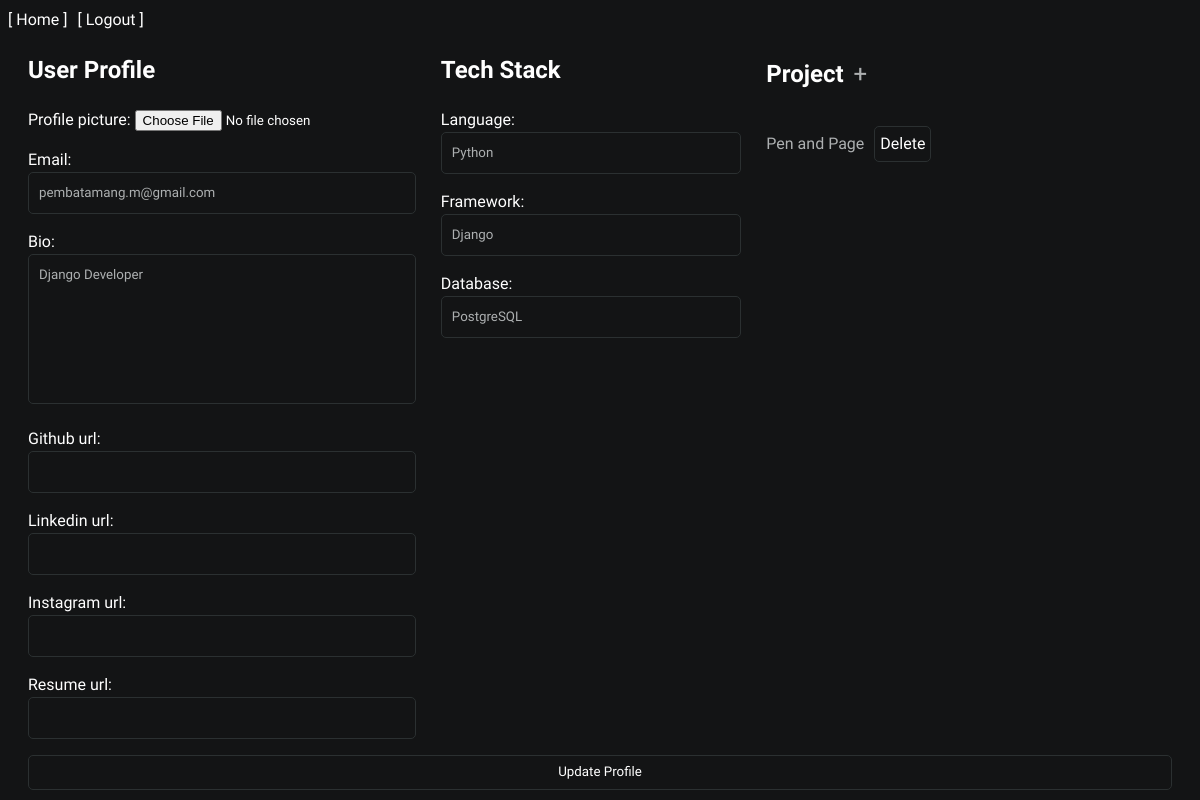
The app's page /update-showcase (signed in), older data.
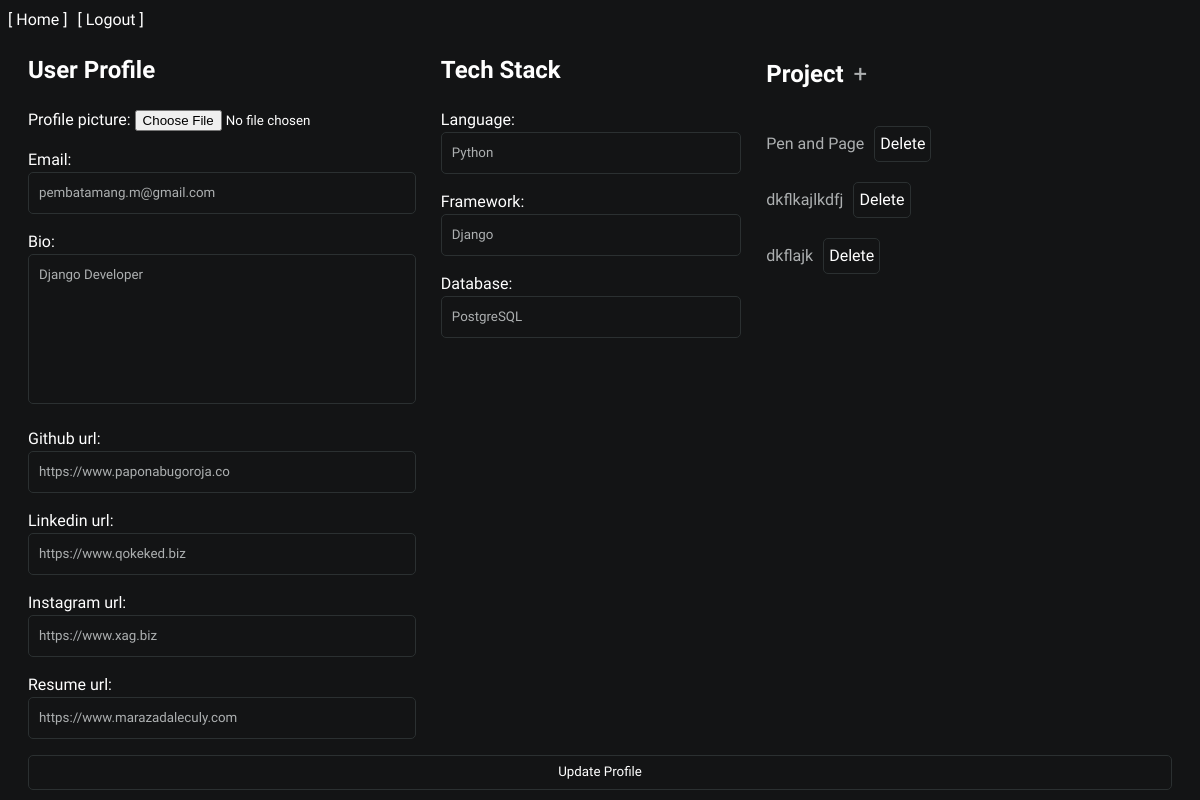
The same page, newer data.
### base/models.py (models this page shows, shortened)
class UserProfile(models.Model):
    user = models.OneToOneField(User, on_delete=models.CASCADE)
    profile_picture = models.ImageField(upload_to='showcase/profile_pic', blank=True, null=True)
    email = models.CharField(max_length=255)
    bio = models.CharField(max_length=255)
    github_url = models.URLField(max_length=255, null=True, blank= False)
    linkedin_url = models.URLField(max_length=255, null=True, blank= False)
    instagram_url = models.URLField(max_length=255, null=True, blank= False)
    resume_url = models.URLField(max_length=255, null=True, blank= False)

class Project(models.Model):
    project_title = models.CharField(max_length=255)
    project_description = models.CharField(max_length=255)
    project_livedemo = models.CharField(max_length=255)
    project_github_url = models.URLField(max_length=255, null=True, blank= False)
    user = models.ForeignKey(UserProfile, on_delete=models.CASCADE)
    project_img1 = models.ImageField(upload_to='showcase/projectimg', null=True, blank=False)
    project_img2 = models.ImageField(upload_to='showcase/projectimg', null=True, blank=False)

### base/views.py (the view, shortened to what this page needs)
# urls.py: path('update-showcase', update_showcase, name = "update_showcase"),
def update_showcase(request):
    if not request.user.is_authenticated:
        return render(request, '404.html')
    username = request.user.username
    user_profile = get_object_or_404(UserProfile, user__username=username)
    projects = Project.objects.filter(user=user_profile)
    techstack = TechStack.objects.filter(user=user_profile).first()
    userprofile_form = UserProfileForm(request.POST or None, request.FILES or None, instance=user_profile)
    if not techstack:
        techstack = TechStack(user=user_profile)
    techstack_form = TechStackForm(request.POST or None, instance=techstack)
    project_forms = [ProjectForm(request.POST or None, request.FILES or None, prefix=str(project.id), instance=project) for project in projects]
    return render(request, 'update_showcase.html', {
        'userprofile_form': userprofile_form,
        'techstack_form': techstack_form,
        'project_forms': project_forms,
    })

### base/forms.py
class UserProfileForm(forms.ModelForm):
    class Meta:
        model = UserProfile
        fields = '__all__'
        exclude = ['user']
        profile_picture = forms.ImageField(widget=forms.ClearableFileInput(attrs={'class': 'input-style'}))
        widgets = {
            'email': forms.EmailInput(attrs={'class': 'input-style'}),
            'bio': forms.Textarea(attrs={'class': 'textarea-style'}),
            'github_url': forms.URLInput(attrs={'class': 'input-style'}),
            'linkedin_url': forms.URLInput(attrs={'class': 'input-style'}),
            'instagram_url': forms.URLInput(attrs={'class': 'input-style'}),
            'resume_url': forms.URLInput(attrs={'class': 'input-style'}),
        }

class TechStackForm(forms.ModelForm):
    class Meta:
        model = TechStack
        exclude = ['user']
        widgets = {
            'language': forms.TextInput(attrs={'class': 'input-style'}),
            'framework': forms.TextInput(attrs={'class': 'input-style'}),
            'database': forms.TextInput(attrs={'class': 'input-style'}),
        }

### base/templates/update_showcase.html (shortened to what this page needs)
{% extends 'base.html' %}
{% block content %}
<div class="navigate">
  <div class="goto">
    <a href="{% url 'home' %}">[ Home ]</a>
  </div>
  <div class="goto">
    <a href="{% url 'logout' %}">[ Logout ]</a>
  </div>
</div>
<form method="post" enctype="multipart/form-data">
  <div class="form-box">
    <div class="user_profile">
      <h2>User Profile</h2>
      {{ userprofile_form.as_p }}
    </div>
    <div class="tech_stack">
      <h2>Tech Stack</h2>
      {{ techstack_form.as_p }}
    </div>
    <div class="project">
      <div class="title-and-new" style="display: flex; align-items: center;">
        <h2 style="margin-right: 10px;">Project</h2>
        <a href="{% url 'new' %}">
          <p id="add-project-btn" style="font-size: 24px; cursor: pointer;">+</p>
        </a>
      </div>
      {% for project_form in project_forms %}
      <div class="project-section">
        <div class="title-and-deletebtn">
          <p class="project-toggle">{{ project_form.instance.project_title }}</p>
          <a href="{% url 'delete_project' project_form.instance.id %}" class="delete-btn button-style">Delete</a>
        </div>
      </div>
      {% endfor %}
    </div>
  </div>
  <button class="button-style" type="submit">Update Profile</button>
</form>
{% endblock %}

Row changes from the older to the newer data that the page shows:
changed UserProfile "pembatamang.m@gmail.com": github_url (not shown) → "https://www.paponabugoroja.co"; linkedin_url (not shown) → "https://www.qokeked.biz"; instagram_url (not shown) → "https://www.xag.biz"; resume_url (not shown) → "https://www.marazadaleculy.com"
added Project: instance.project_title "dkflkajlkdfj"
added Project: instance.project_title "dkflajk"
Text that changed along with them:
new list line: "Delete"
